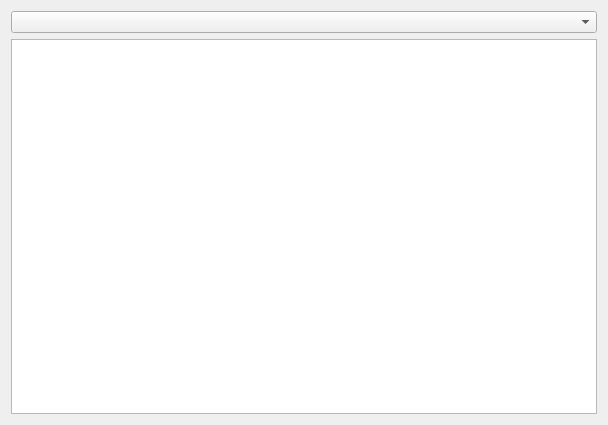
<?xml version="1.0" encoding="UTF-8"?>
<ui version="4.0">
 <class>HistoryView</class>
 <widget class="QWidget" name="HistoryView">
  <property name="geometry">
   <rect>
    <x>0</x>
    <y>0</y>
    <width>608</width>
    <height>425</height>
   </rect>
  </property>
  <property name="windowTitle">
   <string>HistoryView</string>
  </property>
  <layout class="QVBoxLayout" name="verticalLayout">
   <item>
    <widget class="QComboBox" name="dateSelector"/>
   </item>
   <item>
    <widget class="QListWidget" name="messageList"/>
   </item>
  </layout>
 </widget>
 <resources/>
 <connections/>
</ui>
